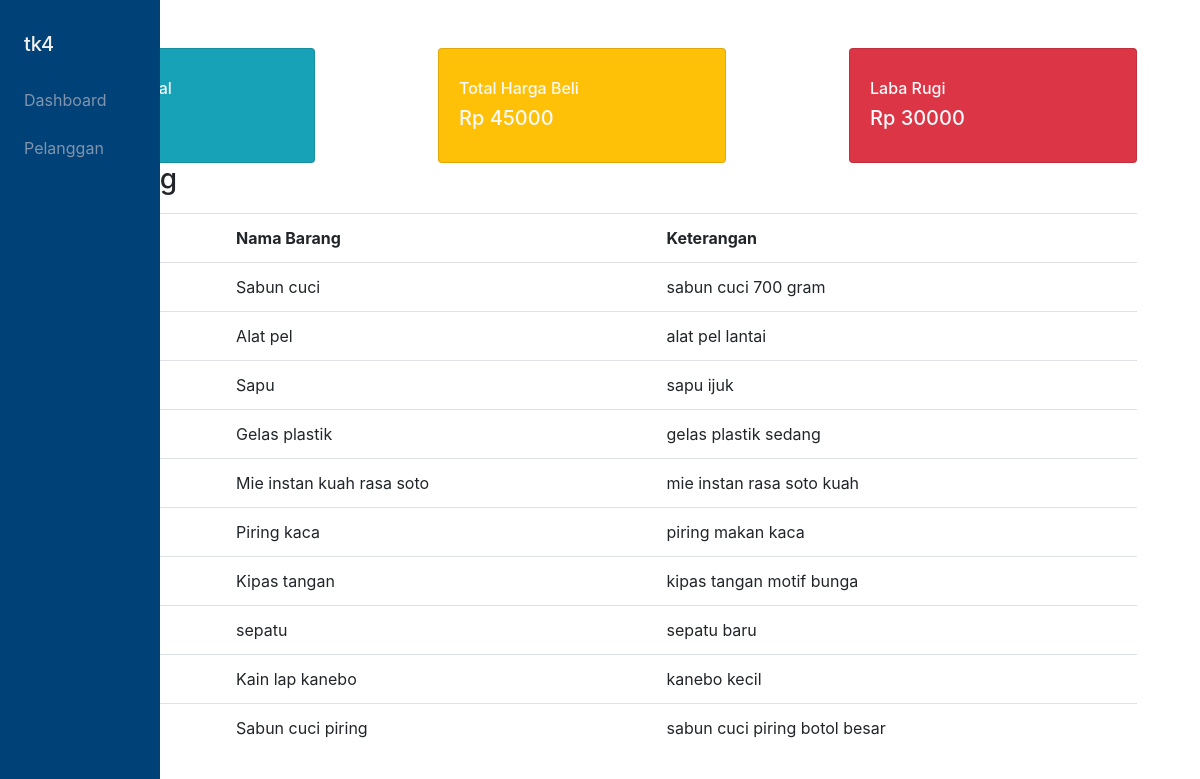
Page /view/dashboard on the committed database.
### tables this page shows
CREATE TABLE `barang` (
  `id_barang` int(11) NOT NULL,
  `nama_barang` varchar(256) NOT NULL,
  `keterangan` varchar(256) NOT NULL,
  `satuan` int(30) NOT NULL,
  `id_pengguna` int(11) NOT NULL
);

### class/pembelian.php (called while the page is built, shortened)
<?php
	class Pembelian {
		function totalHargaBeli() {
			try {
				$conn = mysqli_connect("localhost", "root", "", "tk4");
				$query = "SELECT SUM(harga_beli * jumlah_pembelian) as total_harga_beli FROM pembelian";
				$result = mysqli_query($conn, $query);
				$row = mysqli_fetch_assoc($result);
				return $row['total_harga_beli'];
			} catch (Exception $e) {
				throw $e;
			}
		  }
	}
?>

### class/labarugi.php (called while the page is built, shortened)
<?php
	class LabaRugi {
          function totalLabaRugi() {
            try {
				$conn = mysqli_connect("localhost", "root", "", "tk4");
				$query = "SELECT (SUM(penjualan.harga_jual * penjualan.jumlah_penjualan) - SUM(pembelian.harga_beli * pembelian.jumlah_pembelian)) AS laba_rugi
                FROM penjualan, pembelian;";
				$result = mysqli_query($conn, $query);
				$row = mysqli_fetch_assoc($result);
				return $row['laba_rugi'];
			} catch (Exception $e) {
				throw $e;
			}
          }
	}
?>

### class/barang.php (called while the page is built, shortened)
<?php
    class Barang {
		private $conn;
        public function __construct(\PDO $database) {
			$this->conn = $database;
		}
        function barangList() {
			try {
				$query = "SELECT * FROM barang ORDER BY id_barang ASC";
				$prepareDB = $this->conn->prepare($query);
				$prepareDB->execute();
				$barangList = $prepareDB->fetchAll();
				return $barangList;
			} catch (Exception $e) {
				throw $e;
			}
		}
    }
?>

### view/dashboard/index.php (the view, shortened to what this page needs)
<?php
	$BASE_URL = realpath(dirname(__DIR__).'\..');
	include($BASE_URL.'/class/pembelian.php');
	include($BASE_URL.'/class/labarugi.php');
	include($BASE_URL.'/class/barang.php');
	$penjualan = new Penjualan($conn);
    $totalHargaJual = $penjualan->totalHargaJual();
    $pembelian = new Pembelian($conn);
    $totalHargaBeli = $pembelian->totalHargaBeli();
    $labarugi = new LabaRugi($conn);
    $totalLabaRugi = $labarugi->totalLabaRugi();
    $barang = new Barang($conn);
	$barangList = $barang->barangList();
?>
<!DOCTYPE html>
<html lang="en">
<head>
    <link rel="stylesheet" href="https://stackpath.bootstrapcdn.com/bootstrap/4.1.3/css/bootstrap.min.css">
	<link rel="stylesheet" href="/tk4/index.css">
</head>
<body>
    <?php include($BASE_URL.'/sidenav.php') ?>
    <div class="container my-5 mr-5">
        <div class="d-flex justify-content-between">
        <div class="card pt-3 bg-info" style="width: 18rem;">
            <div class="card-body text-light">
                <h6 class="card-subtitle mb-2">Total Harga Jual</h6>
                <h5 class="card-title">Rp <?php echo $totalHargaJual ?></h5>
            </div>
        </div>
        <div class="card pt-3 bg-warning" style="width: 18rem;">
            <div class="card-body text-light">
                <h6 class="card-subtitle mb-2">Total Harga Beli</h6>
                <h5 class="card-title">Rp <?php echo $totalHargaBeli ?></h5>
            </div>
        </div>
        <div class="card pt-3 bg-danger" style="width: 18rem;">
            <div class="card-body text-light">
                <h6 class="card-subtitle mb-2">Laba Rugi</h6>
                <h5 class="card-title">Rp <?php echo $totalLabaRugi ?></h5>
            </div>
        </div>
        </div>
        <h3>List Barang</h3>
        <table class="table mt-3" align="center">
				<tr style="">
					<th>ID Barang</th>
					<th>Nama Barang</th>
					<th>Keterangan</th>
				</tr>
				<?php
					if (!is_null($barangList) && count($barangList) > 0) {
						foreach($barangList as $index => $item) {
							?>
							<tr>
								<td>
								</td>
								<td>
									<?php echo $item["nama_barang"]; ?>
								</td>
								<td>
									<?php echo $item["keterangan"]; ?>
								</td>
							</tr>
				<?php
						}
					}else{
						?>
							<tr>
								<td colspan="6">Data Kosong.</td>
							</tr>
				<?php
					}
					?>
			</table>
    </div>
</body>
</html>

### sidenav.php
<link rel="stylesheet" href="/tk4/index.css">
<div class="sidenav">
    <h5>tk4</h5>
    <a href="/tk4/view/dashboard">Dashboard</a>
    <a href="/tk4/view/pelanggan">Pelanggan</a>
</div>

### index.css (style rules this page uses)
.sidenav { height: 100%; width: 160px; position: fixed; z-index: 1; top: 0; left: 0; background-color: rgb(0, 65, 119); overflow-x: hidden; padding-top: 20px; }
.sidenav a { padding: 12px 24px 12px 24px; text-decoration: none; font-size: 16px; color: #8194ad; display: block; }
.sidenav h5 { color: #f1f1f1; padding: 12px 24px 12px 24px; }

### rows in the picture
barang: nama_barang "Sabun cuci", keterangan "sabun cuci 700 gram"
barang: nama_barang "Alat pel", keterangan "alat pel lantai"
barang: nama_barang "Sapu", keterangan "sapu ijuk"
barang: nama_barang "Gelas plastik", keterangan "gelas plastik sedang"
barang: nama_barang "Mie instan kuah rasa soto", keterangan "mie instan rasa soto kuah"
barang: nama_barang "Piring kaca", keterangan "piring makan kaca"
barang: nama_barang "Kipas tangan", keterangan "kipas tangan motif bunga"
barang: nama_barang "sepatu", keterangan "sepatu baru"
barang: nama_barang "Kain lap kanebo", keterangan "kanebo kecil"
barang: nama_barang "Sabun cuci piring", keterangan "sabun cuci piring botol besar"

### other values in the picture
$totalHargaBeli "45000"
$totalLabaRugi "30000"
